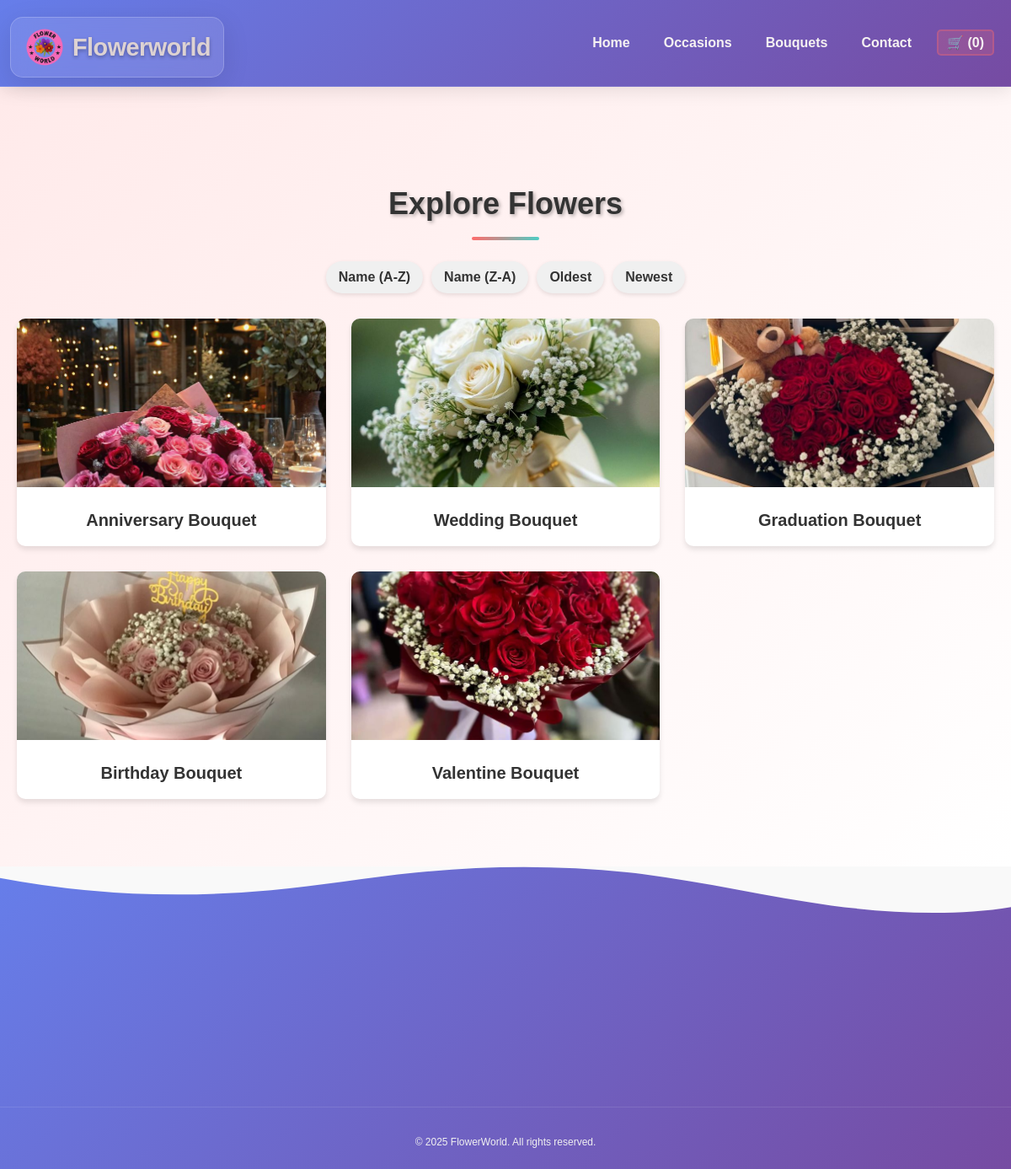
/categories.php, run on the app's committed database.
### tables this page shows
CREATE TABLE `tbl_category` (
  `id` int(10) UNSIGNED NOT NULL,
  `title` varchar(100) NOT NULL,
  `image_name` varchar(255) NOT NULL,
  `featured` varchar(10) NOT NULL,
  `active` varchar(10) NOT NULL,
  `date_modified` datetime NOT NULL DEFAULT current_timestamp()
);

### categories.php (the view, shortened to what this page needs)
<?php
include('partials-front/menu.php');
?>
<header class="main-header">
    <div class="container header-container">
        <div class="logo-container">
            <h1 class="logo">
                 <img src="images/home/logo1.png" alt="Flowerworld Logo" style="height: 50px; vertical-align: middle;"> Flowerworld
            </h1>
        </div>
        <nav>
            <ul>
                <li><a href="index.php">Home</a></li>
                <li><a href="categories.php">Occasions</a></li>
                <li><a href="flower.php">Bouquets</a></li>
                <li><a href="contact.php">Contact</a></li>
                <li><a href="cart.php">🛒 (<?php echo isset($_SESSION['cart']) ? count($_SESSION['cart']) : 0; ?>)</a></li>
            </ul>
        </nav>
    </div>
</header>
<section class="categories">
    <div class="container">
        <h2 class="section-title">Explore Flowers</h2>
        <div class="sort-controls">
            <button class="sort-btn" data-sort="name-asc">Name (A-Z)</button>
            <button class="sort-btn" data-sort="name-desc">Name (Z-A)</button>
            <button class="sort-btn" data-sort="date-asc">Oldest</button>
            <button class="sort-btn" data-sort="date-desc">Newest</button>
        </div>
        <div class="category-grid">
            <?php
            $sql = "SELECT * FROM tbl_category WHERE active='Yes'";
            $res = mysqli_query($conn, $sql);
            $count = mysqli_num_rows($res);
            if($count > 0) {
                while($row = mysqli_fetch_assoc($res)) {
                    $id = $row['id'];
                    $title = $row['title'];
                    $image_name = $row['image_name'];
                    $date_modified = $row['date_modified'];
            ?>
                    <div class="category-item" data-name="<?php echo $title; ?>" data-date="<?php echo $date_modified; ?>">
                        <a href="<?php echo SITEURL; ?>category-flower.php?category_id=<?php echo $id; ?>">
                            <?php
                            if($image_name == "") {
                                echo "<div class='error'>Image not found.</div>";
                            } else {
                            ?>
                                <img src="<?php echo SITEURL; ?>images/category/<?php echo $image_name; ?>" alt="<?php echo $title; ?>" class="category-img">
                            <?php
                            }
                            ?>
                            <h3 class="category-title"><?php echo $title; ?></h3>
                        </a>
                    </div>
            <?php
                }
            } else {
                echo "<div class='error'>No categories found.</div>";
            }
            ?>
        </div>
    </div>
</section>
<?php include('partials-front/footer.php'); ?>

### partials-front/css/styles.css (style rules this page uses)
body { font-family: 'Poppins', sans-serif; line-height: 1.6; margin: 0; padding: 0; background: linear-gradient(135deg, #ffeaea 0%, #ffffff 100%); }
.container { max-width: 1200px; margin: 0 auto; padding: 0 20px; }
.main-header { background: linear-gradient(135deg, #667eea 0%, #764ba2 100%); box-shadow: 0 4px 20px rgba(0, 0, 0, 0.1); position: sticky; top: 0; z-index: 1000; backdrop-filter: blur(10px); border-bottom: 1px solid rgba(255, 255, 255, 0.1); }
.header-container { display: flex; justify-content: flex-end; align-items: center; padding: 1rem 20px; min-height: 70px }
.logo-container { position: fixed; top: 20px; left: 20px; z-index: 1001; background: rgba(255, 255, 255, 0.1); backdrop-filter: blur(15px); border-radius: 15px; padding: 10px 15px; border: 1px solid rgba(255, 255, 255, 0.2); box-shadow: 0 8px 32px rgba(0, 0, 0, 0.1); margin-left: -8px; }
.logo { font-size: 1.8rem; font-weight: 700; color: rgb(221, 210, 210); margin: 0; display: flex; align-items: center; gap: 0.5rem; text-shadow: 0 2px 4px rgba(0, 0, 0, 0.3); letter-spacing: -0.5px; }
nav ul { list-style-type: none; padding: 0; margin: 0; display: flex; }
nav ul li { margin-right: 20px; }
nav ul li:last-child { margin-right: 0; }
nav ul li a { color: rgb(246, 242, 242); text-decoration: none; font-weight: 600; transition: color 0.3s ease; font-size: 16px; padding: 5px 10px; border-radius: 5px; }
nav a[href="cart.php"] { background: rgba(255, 107, 107, 0.2); border: 2px solid rgba(255, 107, 107, 0.3); font-weight: 600; position: relative; }
.section-title { text-align: center; font-size: 3.5rem; font-weight: 700; color: #fff; margin-bottom: 3rem; text-shadow: 2px 2px 4px rgba(0, 0, 0, 0.3); position: relative; }
.section-title::after { content: ''; position: absolute; bottom: -15px; left: 50%; transform: translateX(-50%); width: 80px; height: 4px; background: linear-gradient(90deg, #ff6b6b, #4ecdc4); border-radius: 2px; }
.category-grid { display: grid; grid-template-columns: repeat(auto-fit, minmax(280px, 1fr)); gap: 30px; }
.category-item { background-color: white; border-radius: 10px; overflow: hidden; box-shadow: 0 4px 10px rgba(0,0,0,0.1); transition: transform 0.3s ease; text-decoration: none; color: #333; }
.category-img { width: 100%; height: 200px; object-fit: cover; }
.category-title { padding: 15px; text-align: center; font-size: 20px; margin: 0; text-decoration: none; }
.categories { padding: 80px 0; background: linear-gradient(135deg, #ffeaea 0%, #ffffff 100%); }
.section-title { text-align: center; font-size: 36px; margin-bottom: 40px; color: #333; }
.sort-controls { display: flex; justify-content: center; margin-bottom: 30px; }
.sort-btn { background-color: #f0f0f0; border: none; padding: 10px 15px; margin: 0 5px; cursor: pointer; transition: all 0.3s ease; border-radius: 20px; font-weight: 600; color: #333; box-shadow: 0 2px 5px rgba(0,0,0,0.1); }
.category-grid { display: grid; grid-template-columns: repeat(3, 1fr); gap: 30px; }
.category-item { background-color: #fff; border-radius: 10px; overflow: hidden; box-shadow: 0 4px 6px rgba(0, 0, 0, 0.1); transition: transform 0.3s ease; }
.category-title { padding: 15px; text-align: center; font-size: 20px; margin: 0; text-decoration: none; color: #333; }
.category-item a { text-decoration: none; }
.section-title { font-size: 36px; color: #333; text-align: center; margin-bottom: 40px; }

### partials-front/css/checkout.css (style rules this page uses)
body { font-family: 'Quicksand', sans-serif; background: linear-gradient(135deg, #ffeaea 0%, #ffffff 100%); margin: 0; padding: 0; }
h2 { text-align: center; color: #d63031; margin-bottom: 30px; font-size: 28px; }
button { background: #ff6b6b; color: white; padding: 14px 30px; font-size: 16px; font-weight: bold; border: none; border-radius: 30px; cursor: pointer; transition: all 0.3s ease; box-shadow: 0 5px 15px rgba(255, 107, 107, 0.3); }

### data on the page
tbl_category: image_name (picture), title "Anniversary Bouquet"
tbl_category: image_name (picture), title "Wedding Bouquet"
tbl_category: image_name (picture), title "Graduation Bouquet"
tbl_category: image_name (picture), title "Birthday Bouquet"
tbl_category: image_name (picture), title "Valentine Bouquet"
